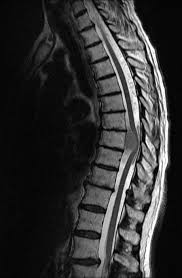
#> input picture Python-Sandbox/ipynb/DIP-HW/HW-3/Pic/img1.jpg, 182 x 278 px
$ jupyter execute EX03.ipynb
#> lines starting #> are read from the running program, lines starting #| are printed output that depends on the picture
# تمرین سری سوم درس پردازش تصویر
## Image Enhancement in the Spatial Domain

- **نام و نام خانوادگی:** Amin Maki (Maky)
- **شماره دانشجویی:** 405551014

[cell 1]
import cv2
import numpy as np
import matplotlib.pyplot as plt
import os
import time  # For measuring execution time in subsequent phases

[cell 2]
# Image directory path based on your directory structure
base_dir = "Pic"
image_names = ['img1.jpg', 'img2.jpg', 'img3.jpg', 'img4.jpg', 'img5.jpg', 'img6.png', 'img7.jpg']

# Dictionary for easy access to images (with keys from img1 to img7)
images = {}

print(f"{'Image Name':<10} | {'Shape (H, W)':<14} | {'Dtype':<8} | {'Min':<5} | {'Max':<5} | {'Mean':<10}")
print("-" * 65)

for img_name in image_names:
    img_path = os.path.join(base_dir, img_name)
    # Read image in grayscale mode
    img = cv2.imread(img_path, cv2.IMREAD_GRAYSCALE)
#> img is the input picture: shape (278, 182); min 0, max 255, mean 50.1

    if img is None:
        print(f"Error: Could not load {img_name} from {img_path}")
        continue

    key_name = img_name.split('.')[0]
    images[key_name] = img

    # Extract features according to instructions
    img_shape = str(img.shape)
#> img_shape = '(278, 182)'
    img_dtype = str(img.dtype)
#> img_dtype = 'uint8'
    img_min = np.min(img)
#> img_min = 0
    img_max = np.max(img)
#> img_max = 255
    img_mean = np.mean(img)
#> img_mean = 50.07

    print(f"{key_name:<10} | {img_shape:<14} | {img_dtype:<8} | {img_min:<5} | {img_max:<5} | {img_mean:<10.2f}")
#| img1       | (278, 182)     | uint8    | 0     | 255   | 50.07

[cell 3]
# Plot all images together to verify correct loading
fig, axes = plt.subplots(2, 4, figsize=(16, 8))
axes = axes.flatten()

for i, (name, img) in enumerate(images.items()):
    axes[i].imshow(img, cmap='gray', vmin=0, vmax=255)
    axes[i].set_title(f"Original: {name}")
    axes[i].axis('off')
#> this loop made 6 passes
#> name on passes 1 to 6: 'img1', 'img2', 'img3', 'img4', 'img5', 'img6'

# Hide the last empty axis (since we have 7 images)
axes[7].axis('off')

plt.tight_layout()
plt.show()
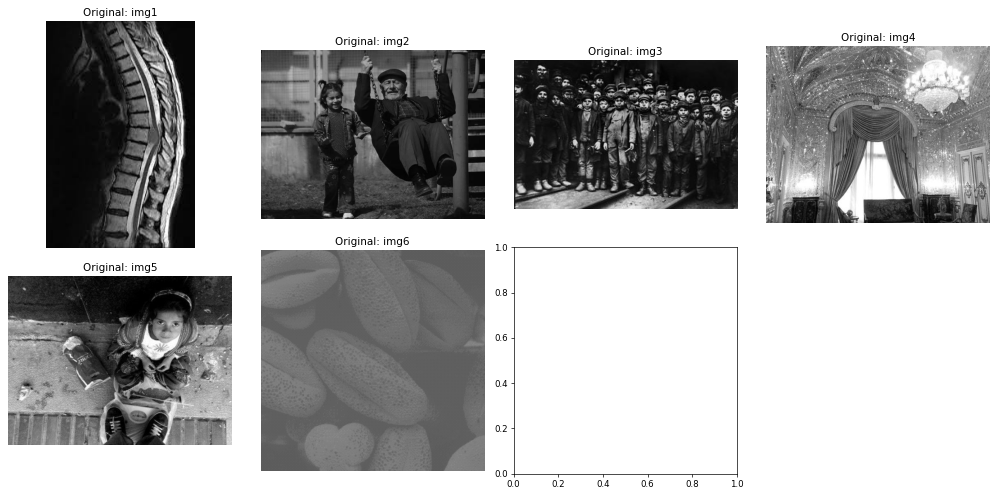
#> figure drawn by matplotlib, 6 panels

[cell 4]
def apply_transformation(img, func_type, n=None):
    """
    Apply point-wise transformations on the image
    """
#> called with func_type = 'negative'
    img_float = img.astype(np.float64) / 255.0

    if func_type == 'negative':
        res = 1.0 - img_float
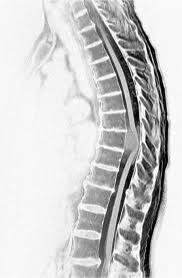
#> res: shape (278, 182) float64; min 0, max 1, mean 0.804
    elif func_type == 'log':
        c = 1.0 / np.log(1 + 1.0) # Simplification
        res = c * np.log(1 + img_float)
    elif func_type == 'inverse_log':
        res = np.exp(img_float) - 1
    elif func_type == 'power':
        res = np.power(img_float, n)
    elif func_type == 'root':
        res = np.power(img_float, 1/n)
    elif func_type == 'identity':
        res = img_float

    # Scale back to 0-255 range and convert to uint8
    res = np.clip(res * 255, 0, 255).astype(np.uint8)
    return res

[cell 5]
# List of transformations and corresponding images according to the table
tasks = [
    ('img1', ['negative', 'log']),
    ('img3', ['root', 'identity']),  # For root, test n = [2, 4, 6, 10]
    ('img4', ['power', 'inverse_log'])  # For power, test n = [2, 4, 6, 10]
]

# Helper function for side-by-side comparison
def plot_transform(original, transformed, title):
#> called with title = 'Negative img1'
    fig, ax = plt.subplots(1, 2, figsize=(10, 4))
    ax[0].imshow(original, cmap='gray', vmin=0, vmax=255)
    ax[0].set_title("Original")
    ax[1].imshow(transformed, cmap='gray', vmin=0, vmax=255)
    ax[1].set_title(title)
    plt.show()
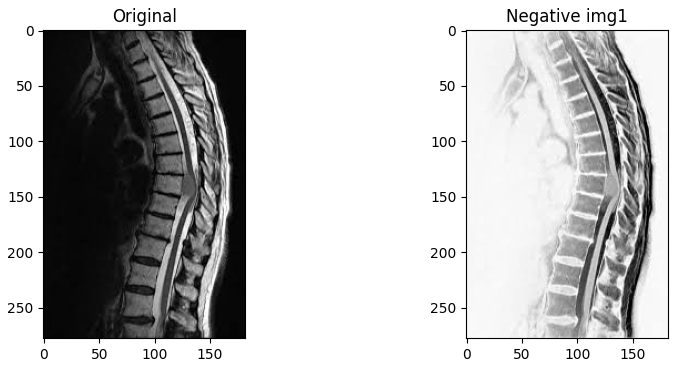
#> figure drawn by matplotlib, 2 panels

# Run a test for img1 (Negative)
neg_img1 = apply_transformation(images['img1'], 'negative')
plot_transform(images['img1'], neg_img1, "Negative img1")

# Now apply this structure to the remaining images and add a loop for n = [2, 4, 6, 10]
